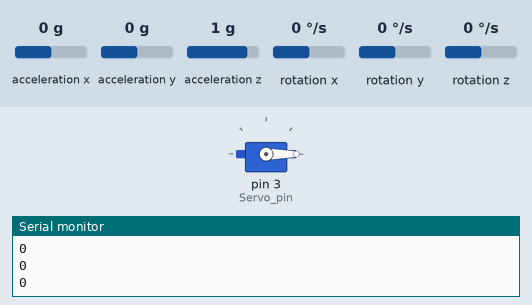
Recording of a sketch running on a simulated Arduino Uno, built with avr-gcc and run on an emulated ATmega328P. Shown: servo, the last lines printed to the serial monitor. The inputs (shaded band) are chosen by the test bench; at power-on: rotation x 0 °/s, acceleration x 0 g, acceleration y 0 g, acceleration z 1 g, rotation y 0 °/s, rotation z 0 °/s.

Above: at 2.2 s.
2.3 s: rotation x set to 100 °/s
At 2.9 s:
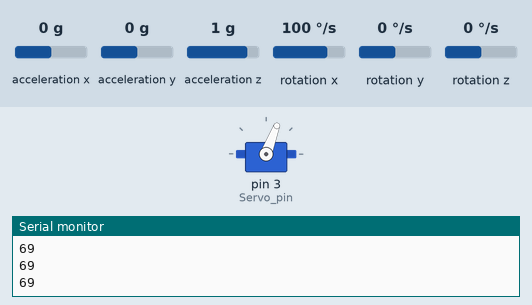
3.9 s: rotation x set to 192 °/s
At 5.2 s:
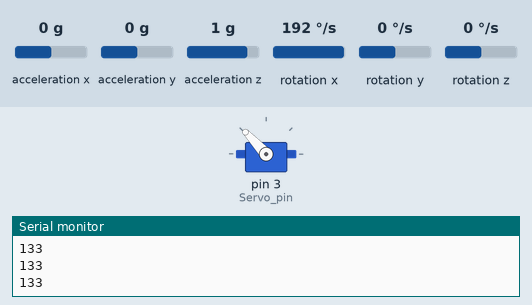
5.5 s: rotation x set to -192 °/s
At 6.6 s:
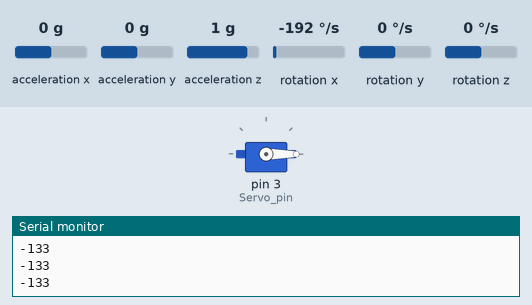
Timing chart, 0 to 8.5 s (numbered marks = the images above; inputs shaded):
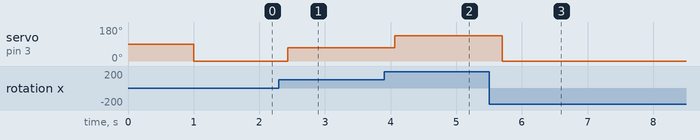

Measured:
- after the input at 2.3 s, servo on pin 3 (Servo_pin): 0° → 69° after 0.13 s
- after the input at 3.9 s, servo on pin 3 (Servo_pin): 69° → 133° after 0.17 s
- after the input at 5.5 s, servo on pin 3 (Servo_pin): 133° → 0° after 0.20 s

The sketch:

MPU6050_simple.ino
```cpp
// MPU6050 Simple program with Servo
#include <Wire.h>
#include <MPU6050.h>
#include <Servo.h>
#include "I2Cdev.h"

Servo ruder;
MPU6050 sensor;
const int Servo_pin = 3;
int16_t ax, ay, az;
int16_t gx, gy, gz;

// MPU control/status vars
bool dmpReady = false;  // set true if DMP init was successful
uint8_t mpuIntStatus;   // holds actual interrupt status byte from MPU
uint8_t devStatus;      // return status after each device operation (0 = success, !0 = error)
uint16_t packetSize;    // expected DMP packet size (default is 42 bytes)
uint16_t fifoCount;     // count of all bytes currently in FIFO
uint8_t fifoBuffer[64]; // FIFO storage buffer


void setup() {
   ruder.attach(Servo_pin);
   Wire.begin();
   Serial.begin(9600);
   sensor.initialize();
   Serial.println (sensor.testConnection ( ) ? "Successfully Connected" : "Connection failed");
   delay(1000);
}

void loop() {
  sensor.getMotion6(&ax, &ay, &az, &gx, &gy, &gz);


  gx = map(gx, -17000, 17000, -90, 90);
  Serial.println(gx);
  ruder.write(gx);
  delay(200);
}
```
